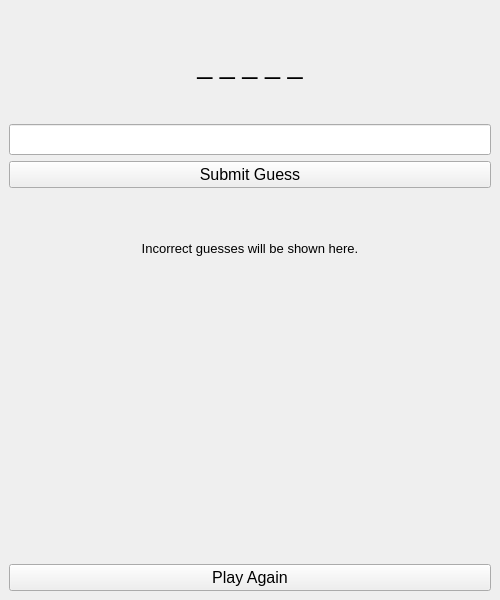
<?xml version="1.0" encoding="UTF-8"?>
<ui version="4.0">
 <class>MainWindow</class>
 <widget class="QMainWindow" name="MainWindow">
  <property name="geometry">
   <rect>
    <x>0</x>
    <y>0</y>
    <width>500</width>
    <height>600</height>
   </rect>
  </property>
  <property name="windowTitle">
   <string>Hangman Game</string>
  </property>
  <widget class="QWidget" name="centralwidget">
   <layout class="QVBoxLayout" name="verticalLayout">
    <item>
     <widget class="QLabel" name="labelWord">
      <property name="font">
       <font>
        <pointsize>20</pointsize>
       </font>
      </property>
      <property name="alignment">
       <set>Qt::AlignCenter</set>
      </property>
      <property name="text">
       <string>_ _ _ _ _</string>
      </property>
     </widget>
    </item>
    <item>
     <widget class="QLineEdit" name="lineEditGuess">
      <property name="font">
       <font>
        <pointsize>14</pointsize>
       </font>
      </property>
      <property name="maxLength">
       <number>1</number>
      </property>
      <property name="alignment">
       <set>Qt::AlignCenter</set>
      </property>
     </widget>
    </item>
    <item>
     <widget class="QPushButton" name="btnSubmit">
      <property name="font">
       <font>
        <pointsize>12</pointsize>
       </font>
      </property>
      <property name="text">
       <string>Submit Guess</string>
      </property>
     </widget>
    </item>
    <item>
     <widget class="QLabel" name="labelInfo">
      <property name="font">
       <font>
        <pointsize>10</pointsize>
       </font>
      </property>
      <property name="alignment">
       <set>Qt::AlignCenter</set>
      </property>
      <property name="text">
       <string>Incorrect guesses will be shown here.</string>
      </property>
     </widget>
    </item>
    <item>
     <widget class="QWidget" name="canvasWidget">
      <property name="minimumSize">
       <size>
        <width>400</width>
        <height>250</height>
       </size>
      </property>
     </widget>
    </item>
    <item>
     <widget class="QPushButton" name="btnPlayAgain">
      <property name="font">
       <font>
        <pointsize>12</pointsize>
       </font>
      </property>
      <property name="text">
       <string>Play Again</string>
      </property>
     </widget>
    </item>
   </layout>
  </widget>
 </widget>
 <resources/>
 <connections/>
</ui>
